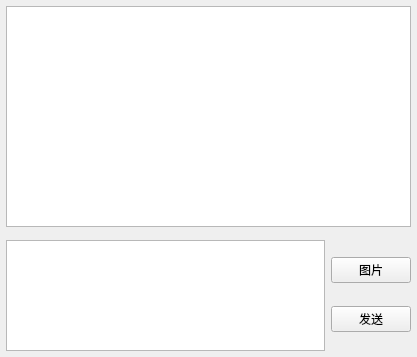
<?xml version="1.0" encoding="UTF-8"?>
<ui version="4.0">
 <class>Widget</class>
 <widget class="QWidget" name="Widget">
  <property name="geometry">
   <rect>
    <x>0</x>
    <y>0</y>
    <width>417</width>
    <height>357</height>
   </rect>
  </property>
  <property name="windowTitle">
   <string>server</string>
  </property>
  <widget class="QTextEdit" name="textMsg">
   <property name="geometry">
    <rect>
     <x>6</x>
     <y>6</y>
     <width>405</width>
     <height>221</height>
    </rect>
   </property>
  </widget>
  <widget class="QWidget" name="layoutWidget">
   <property name="geometry">
    <rect>
     <x>6</x>
     <y>240</y>
     <width>405</width>
     <height>111</height>
    </rect>
   </property>
   <layout class="QHBoxLayout" name="horizontalLayout">
    <item>
     <widget class="QTextEdit" name="textInput"/>
    </item>
    <item>
     <layout class="QVBoxLayout" name="verticalLayout">
      <item>
       <widget class="QPushButton" name="Image">
        <property name="text">
         <string>图片</string>
        </property>
       </widget>
      </item>
      <item>
       <widget class="QPushButton" name="textSend">
        <property name="text">
         <string>发送</string>
        </property>
       </widget>
      </item>
     </layout>
    </item>
   </layout>
  </widget>
 </widget>
 <resources/>
 <connections/>
</ui>
